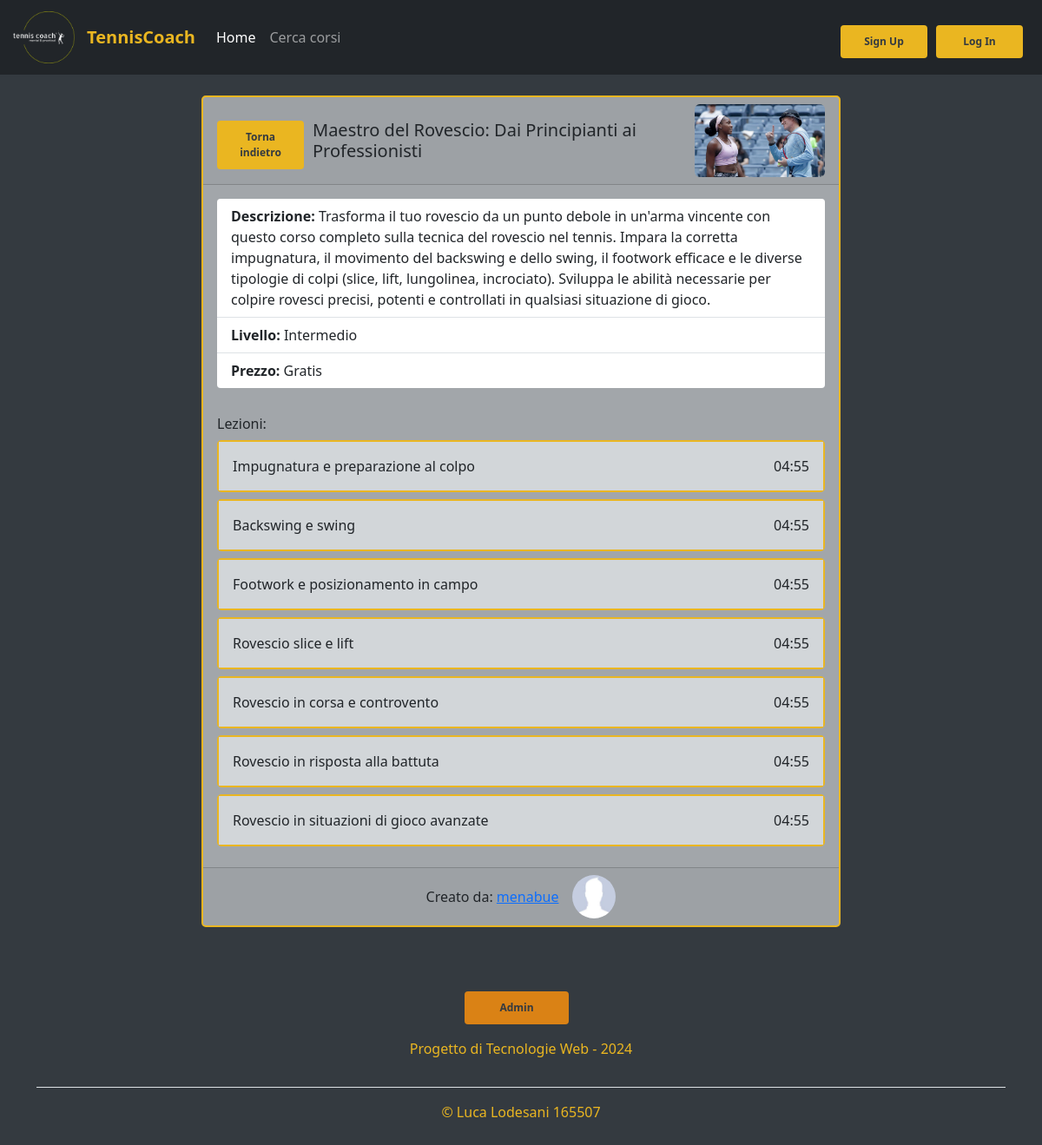
The page /course/26/ on the database its author committed.
### essential/models.py (models this page shows, shortened)
class Course(models.Model):
    user = models.ForeignKey(User,on_delete=models.CASCADE)
    title = models.CharField(max_length=50)
    description = models.CharField(max_length=1000)
    picture = models.ImageField(
        upload_to='static/courses_pics/',
        default='/static/images/unknown_course1.jpg',
        blank=True
    )
    category = models.CharField(max_length=20)
    price = models.DecimalField(max_digits=4, decimal_places=2)
    date = models.DateTimeField(auto_now_add=True)
    def isFree(self):
        return not(bool(self.price))
    class Meta:
        verbose_name_plural = "Corsi"

class Lesson(models.Model):
    course = models.ForeignKey(Course,on_delete=models.CASCADE)
    title = models.CharField(max_length=50)
    duration = models.DurationField()
    videos = models.FileField(
        upload_to='courses_videos/',
        default=os.path.join('videos', 'unknown_video.mp4'),
        blank=True
    )
    class Meta:
        verbose_name_plural = "Lezioni"

### users/models.py (models this page shows, shortened)
class Profile(models.Model):
    user = models.OneToOneField(User, on_delete=models.CASCADE)
    name = models.CharField(max_length=20, null=True)
    surname = models.CharField(max_length=20, null=True)
    email = models.EmailField(null = True)
    picture = models.ImageField(
        upload_to='static/users_pics',
        default='/static/images/unknown_user.jpg',
        blank=True
    )
    purchases = models.ManyToManyField(to = "essential.Course", through="essential.Purchase", blank=True, related_name="profile_purchases")
    class Meta:
        verbose_name_plural = "Utenti"

### essential/views.py (the view)
# urls.py: path("course/<pk>/", CorsoDetailView.as_view(), name="corso"),
class CorsoDetailView(DetailView):
    model = Course
    template_name = "corso.html"
    def get_context_data(self, **kwargs):
        context = super().get_context_data(**kwargs)
        context["lessons"] = Lesson.objects.filter(course__pk=context["object"].pk)
        for coach in Profile.objects.all():
            if coach.pk == context["object"].user.profile.pk:
                context["coach"] = coach
        user = self.request.user
        purchased=Purchase.objects.filter(corso_id=context["object"].pk)
        context["saved_by_current_user"] = purchased.filter(utente_id=user.id).exists()
        if self.object.user_id == user.id:
            context["is_the_creator"] = True
        else:
            context["is_the_creator"] = False
        return context

### essential/templatetags/custom_filter.py (called while the page is built)
@register.filter
def format_timedelta(value):
    if isinstance(value, datetime.timedelta):
        total_seconds = int(value.total_seconds())
        hours = total_seconds // 3600
        minutes = (total_seconds % 3600) // 60
        seconds = total_seconds % 60
        if hours > 0:
            return f"{hours:02}:{minutes:02}:{seconds:02}"
        else:
            return f"{minutes:02}:{seconds:02}"
    return value

### essential/templates/corso.html (shortened to what this page needs)
{% extends 'base.html' %}
{% load static %}
{% load custom_filter %}
{% block content %}
<br>
<div class="container">
    <div class="row justify-content-center">
        <div class="col-md-8">
            <div class="card">
                <div class="card-header d-flex justify-content-between align-items-center">
                    <div>
                        <button class= "btn" onclick='window.history.go(-1)'>Torna indietro</button>
                    </div>
                    <h5 class="mb-0">{{ object.title }}</h5>
                    <img src="{% static object.picture %}" alt="Immagine del corso" class="img-fluid rounded" style="max-width: 150px;">
                </div>
                <div class="card-body">
                    <ul class="list-group list-group-flush body-lesson">
                        <li class="list-group-item"><strong>Descrizione:</strong> {{ object.description }}</li>
                        <li class="list-group-item"><strong>Livello:</strong> {{ object.category }}</li>
                        <li class="list-group-item"><strong>Prezzo:</strong> {% if object.isFree %}Gratis{% else %}{{ object.price }}€{%endif%}</li>
                    </ul>
                </div>
                <div class="card-body">
                    <h6 class="card-title">Lezioni:</h6>
                    {% for lesson in lessons %}
                        <div class="card mb-2">
                            <div class="card-body d-flex justify-content-between video-body">
                                <span>{{ lesson.title }}</span>
                                <span>{{ lesson.duration|format_timedelta }}</span>
                            </div>
                        </div>
                    {% endfor %}
                </div>
                <div class="card-footer d-flex justify-content-center align-items-center">
                    <div class="ml-3">
                        <a>Creato da:</a>
                        <a class="coach-profile" href="{% url 'users:view_profile' coach.pk %}"> {{ coach.user }}</a>
                    </div>
                    <img src="/media{{ coach.picture.url }}" alt="Immagine profilo" class="rounded-circle mr-3" style="width: 50px; height: 50px;">
                </div>
            </div>
        </div>
    </div>
</div>
<br>
{% endblock %}

### templates/base.html (shortened to what this page needs)
<!DOCTYPE html>
<html lang="en">
<head>
  <link href="https://cdn.jsdelivr.net/npm/bootstrap@5.3.3/dist/css/bootstrap.min.css" rel="stylesheet">
  <link rel="stylesheet" href="https://cdnjs.cloudflare.com/ajax/libs/toastr.js/latest/toastr.min.css">
  {% load static%}
  <link rel="stylesheet" type="text/css"  href= "{% static 'css/style.css' %}">
  {% load crispy_forms_tags %}
</head>
<body class="body">
  <nav class="navbar navbar-expand-lg bg-dark navbar-dark">
  {% block navbar %}
    <div class="container-fluid">
    <a class="navbar-brand d-flex align-items-center" href="{% url 'essential:home' %}">
      <img src="{% static '/images/logo.png' %}" alt="Logo" width="80" height="60" class="me-2">
      TennisCoach
    </a>
    <div class="collapse navbar-collapse" >
      <ul class="navbar-nav me-auto mb-2 mb-lg-0">
        <li class="nav-item">
          <a class="nav-link active" aria-current="page" href="{% url 'essential:home' %}">Home</a>
        </li>
        <li class="nav-item">
          <a class="nav-link" href="{% url 'essential:listacorsi' %}">Cerca corsi</a>
        </li>
      </ul>
      {% if user.is_authenticated %}
        <form id="logout-form" method="post" action="{% url 'logout' %}" >
          {% csrf_token %}
          <button type="submit" class="btn">Logout</button>
        </form>
        <div class="dropdown text-end">
          <a href="#" class="d-block link-dark text-decoration-none dropdown-toggle" id="dropdownUser1" data-bs-toggle="dropdown" aria-expanded="false">
            <img src="/media{{ user.profile.picture.url }}" width="50" height="50" class="rounded-circle">
          </a>
          <ul class="dropdown-menu dropdown-menu-dark dropdown-menu-end" aria-labelledby="dropdownUser1">
            <li><a class="dropdown-item text-end" href="{% url 'users:dashboard'%}">Corsi acquistati</a></li>
            <li><a class="dropdown-item text-end" href="{% url 'users:profile' user.profile.pk %}">Modifica profilo</a></li>
          </ul>
        </div>
      {% else %}
      <form class="d-flex" role="search">
        <a class="btn" href="{% url 'register' %}"><span>Sign Up</span></a>
        <a class="btn" href="{% url 'login' %}"><span>Log In</span></a>
         </form>
      {% endif %}
    </div>
  </div>
  {% endblock %}
</nav>
{% block content %}
{% endblock  %}
   <div class="container">
    <footer class="py-3 my-4">
      <div class="row justify-content-center mb-3">
        <div class="col-auto">
          <a class="btn btn-admin" href="/admin/"><span>Admin</span></a>
        </div>
      </div>
      <ul class="nav justify-content-center border-bottom pb-3 mb-3">
        <p class="text-center custom-footer">Progetto di Tecnologie Web - 2024</p>
      </ul>
      <p class="text-center custom-footer">© Luca Lodesani 165507</p>
    </footer>
  </div>
  </body>
  </html>

### media/static/css/style.css (style rules this page uses)
.btn { display: inline-block; border-radius: 4px; background-color: #eab621; border: none; color: #343a40; text-align: center; font-size: 12px; padding: 10px; width: 100px; transition: all 0.5s; cursor: pointer; margin-right: 10px; margin-top: 10px; padding-bottom: 10px; font-weight: bold; }
.btn span { cursor: pointer; display: inline-block; position: relative; transition: 0.5s; }
.btn span:after { content: '\00bb'; position: absolute; opacity: 0; top: 0; right: -10px; transition: 0.5s; }
.btn-admin { background-color: #e08414f8; width: 120px; }
.navbar-dark .navbar-brand { color: #eab621; font-weight: bold; }
.body { background-color: #343a40; }
.card { background-color: #a2a6aa; border: 2px solid #eab621; border-radius: 5px; }
.video-body { background-color: #d2d6d9 }
.body-lesson { border-radius: 4px; }
.coach-profile { margin-right: 1em; }
.custom-footer { color: #eab621; }

### rows shown on the page
Course: title "Maestro del Rovescio: Dai Principianti ai Professionisti", description "Trasforma il tuo rovescio da un punto debole in un'arma vincente con questo corso completo sulla tecnica del rovescio nel tennis. Impara la corretta impugnatura, il movimento del backswing e dello swing, il footwork efficace e le diverse tipologie di colpi (slice, lift, lungolinea, incrociato). Sviluppa le abilità necessarie per colpire rovesci precisi, potenti e controllati in qualsiasi situazione di gioco.", category "Intermedio"
Lesson: title "Impugnatura e preparazione al colpo", duration "04:55"
Lesson: title "Backswing e swing", duration "04:55"
Lesson: title "Footwork e posizionamento in campo", duration "04:55"
Lesson: title "Rovescio slice e lift", duration "04:55"
Lesson: title "Rovescio in corsa e controvento", duration "04:55"
Lesson: title "Rovescio in risposta alla battuta", duration "04:55"
Lesson: title "Rovescio in situazioni di gioco avanzate", duration "04:55"
Profile: user "menabue", picture (picture)
